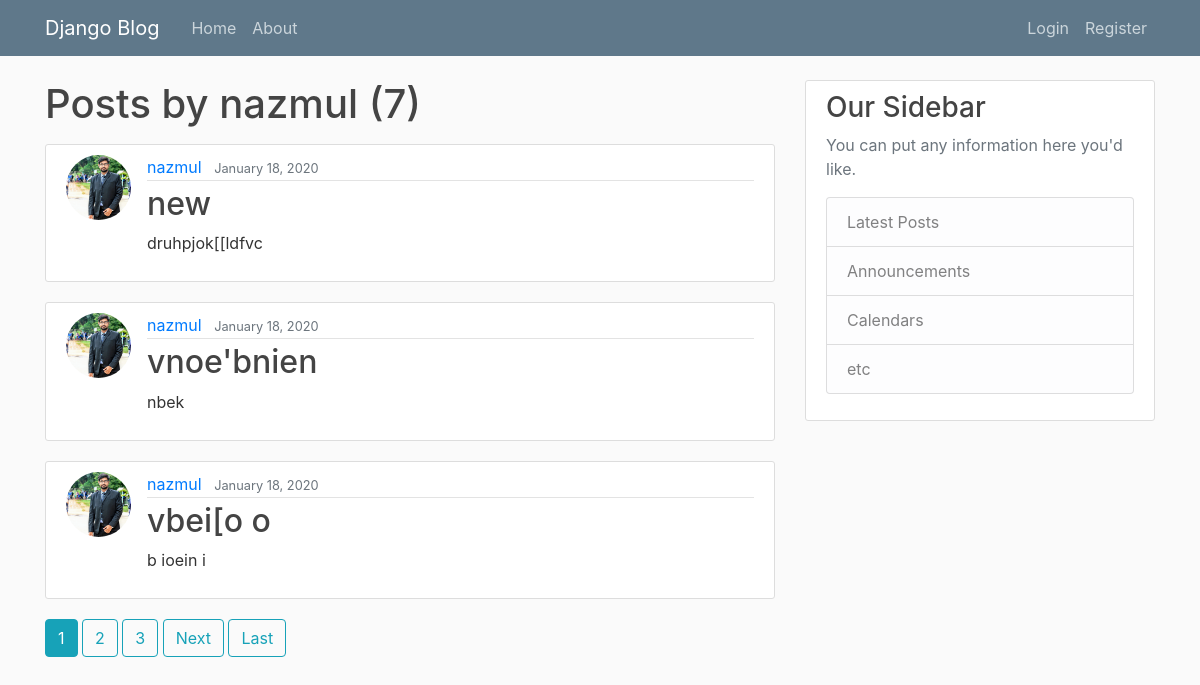
The app's page /blog/user/nazmul with its own data.
### Blog/models.py (models this page shows, shortened)
class Post(models.Model):
    title = models.CharField(max_length=100)
    content = models.TextField()
    date_posted = models.DateField(auto_now_add=timezone.now)
    author = models.ForeignKey(User,on_delete=models.CASCADE)

### users/models.py (models this page shows, shortened)
class Profile(models.Model):
    user = models.OneToOneField(User, on_delete=models.CASCADE)
    image = models.ImageField(default='default.png', upload_to='profile_pics')

### Blog/views.py (the view)
# urls.py: path('user/<str:username>', UserPostListView.as_view(), name='user-posts'),
class UserPostListView(ListView):
        model = Post
        template_name = 'user_posts.html'  # <app>/<model>_<viewtype>.html
        context_object_name = 'posts'
        ordering = ['-date_posted']
        paginate_by = 3
        def get_queryset(self):
            user = get_object_or_404(User, username=self.kwargs.get('username'))
            return Post.objects.filter(author=user).order_by('-date_posted')

### templates/user_posts.html (shortened to what this page needs)
{% extends "base.html" %}
{% block body %}
    <h1 class="mb-3">Posts by {{ view.kwargs.username }} ({{ page_obj.paginator.count }})</h1>
    {% for post in posts %}
        <article class="media content-section">
          <img class="rounded-circle article-img" src="{{ post.author.profile.image.url }}">
          <div class="media-body">
            <div class="article-metadata">
              <a class="mr-2" href="{% url 'user-posts' post.author.username %}">{{ post.author }}</a>
              <small class="text-muted">{{ post.date_posted|date:"F d, Y" }}</small>
            </div>
            <h2><a class="article-title" href="{% url 'post-detail' post.id %}">{{ post.title }}</a></h2>
            <p class="article-content">{{ post.content }}</p>
          </div>
        </article>
    {% endfor %}
    {% if is_paginated %}
      {% for num in page_obj.paginator.page_range %}
        {% if page_obj.number == num %}
          <a class="btn btn-info mb-4" href="?page={{ num }}">{{ num }}</a>
        {% elif num > page_obj.number|add:'-3' and num < page_obj.number|add:'3' %}
          <a class="btn btn-outline-info mb-4" href="?page={{ num }}">{{ num }}</a>
        {% endif %}
      {% endfor %}
      {% if page_obj.has_next %}
        <a class="btn btn-outline-info mb-4" href="?page={{ page_obj.next_page_number }}">Next</a>
        <a class="btn btn-outline-info mb-4" href="?page={{ page_obj.paginator.num_pages }}">Last</a>
      {% endif %}
    {% endif %}
{% endblock body %}

### templates/base.html (shortened to what this page needs)
{% load static %}
<!DOCTYPE html>
<html lang="en">
<head>
        <link href="{% static 'css/bootstrap.min.css' %}" rel="stylesheet">
        <link href="{% static 'css/bootstrap.css' %}" rel="stylesheet">
        <link rel="stylesheet" type="text/css" href="{% static 'main.css' %}">
</head>
<body>
    <header class="site-header">
      <nav class="navbar navbar-expand-md navbar-dark bg-steel fixed-top">
        <div class="container">
          <a class="navbar-brand mr-4" href="{% url 'main' %}">Django Blog</a>
          <div class="collapse navbar-collapse" id="navbarToggle">
            <div class="navbar-nav mr-auto">
              <a class="nav-item nav-link" href="{% url 'blog-home' %}">Home</a>
              <a class="nav-item nav-link" href="{% url 'blog-about' %}">About</a>
            </div>
            <div class="navbar-nav">
                {% if user.is_authenticated %}
                    <a class="nav-item nav-link" href="{% url 'logout' %}">Log out</a>
                    <a class="nav-item nav-link" href="{% url 'post-create' %}">New Post</a>
                    <a class="nav-item nav-link" href="{% url 'profile' %}">Profile</a>
                {% else %}
                    <a class="nav-item nav-link" href="{% url 'login' %}">Login</a>
                    <a class="nav-item nav-link" href="{% url 'register' %}">Register</a>
                {% endif %}
            </div>
          </div>
        </div>
      </nav>
    </header>
    <main role="main" class="container">
      <div class="row">
        <div class="col-md-8">
          {% block body %}
          {% endblock %}
        </div>
        <div class="col-md-4">
          <div class="content-section">
            <h3>Our Sidebar</h3>
            <p class='text-muted'>You can put any information here you'd like.
              <ul class="list-group">
                <li class="list-group-item list-group-item-light">Latest Posts</li>
                <li class="list-group-item list-group-item-light">Announcements</li>
                <li class="list-group-item list-group-item-light">Calendars</li>
                <li class="list-group-item list-group-item-light">etc</li>
              </ul>
            </p>
          </div>
        </div>
      </div>
    </main>
</body>
</html>

### static/main.css (style rules this page uses)
body { background: #fafafa; color: #333333; margin-top: 5rem; }
h1, h2, h3, h4, h5, h6 { color: #444444; }
ul { margin: 0; }
.bg-steel { background-color: #5f788a; }
.site-header .navbar-nav .nav-link { color: #cbd5db; }
.content-section { background: #ffffff; padding: 10px 20px; border: 1px solid #dddddd; border-radius: 3px; margin-bottom: 20px; }
.article-title { color: #444444; }
.article-content { white-space: pre-line; }
.article-img { height: 65px; width: 65px; margin-right: 16px; }
.article-metadata { padding-bottom: 1px; margin-bottom: 4px; border-bottom: 1px solid #e3e3e3 }

### records on screen
Post: author.profile.image (picture), author "nazmul", date_posted "January 18, 2020", title "new", content "druhpjok[[ldfvc"
Post: author.profile.image (picture), author "nazmul", date_posted "January 18, 2020", title "vnoe'bnien", content "nbek"
Post: author.profile.image (picture), author "nazmul", date_posted "January 18, 2020", title "vbei[o o", content "b ioein i"

### other values on screen
{{ view.kwargs.username }} "nazmul"
{{ page_obj.paginator.count }} "7"
{{ num }} "1"
{{ num }} "2" "3"
